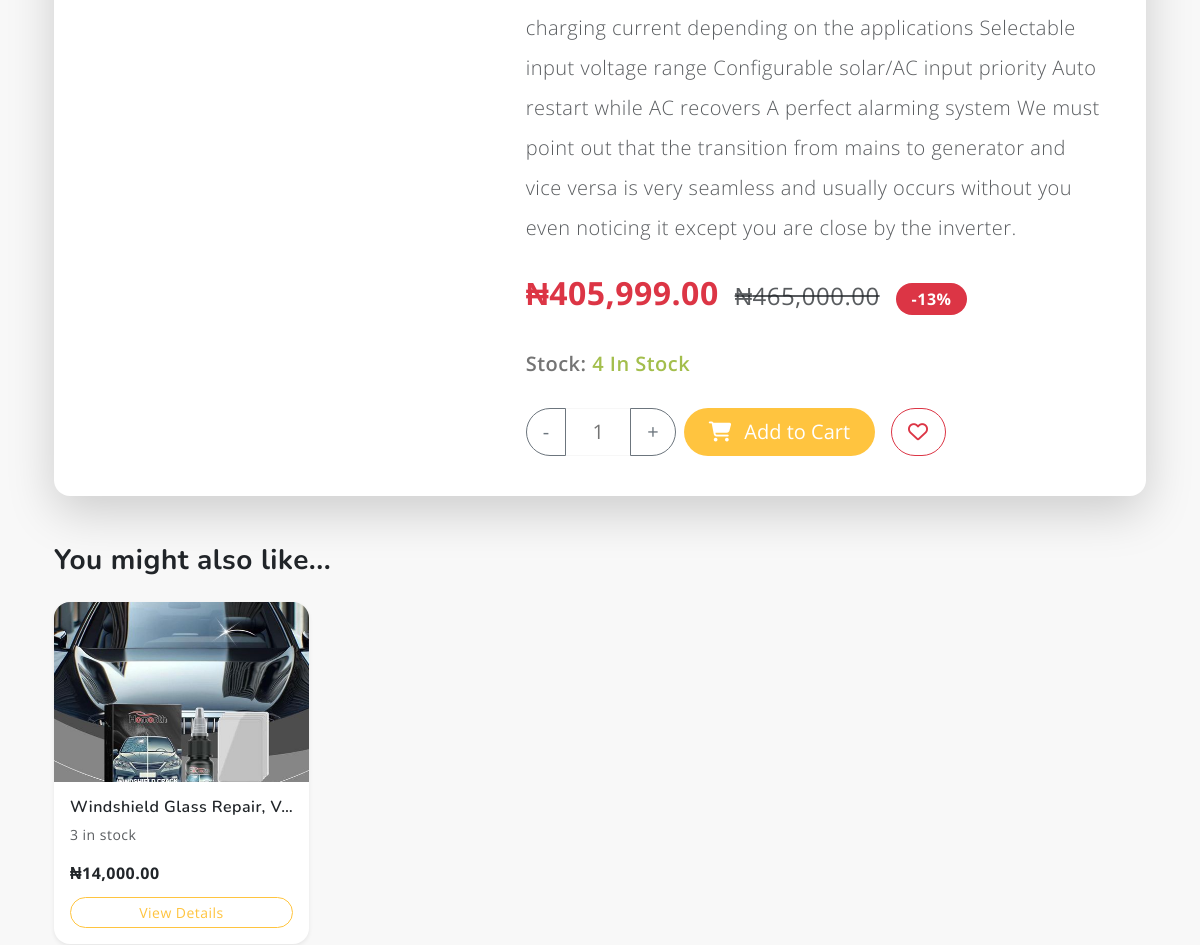
/product/ipowerplus-3kva24v-inverter-black-and-white/ (middle part), run on an earlier commit of the app's database.
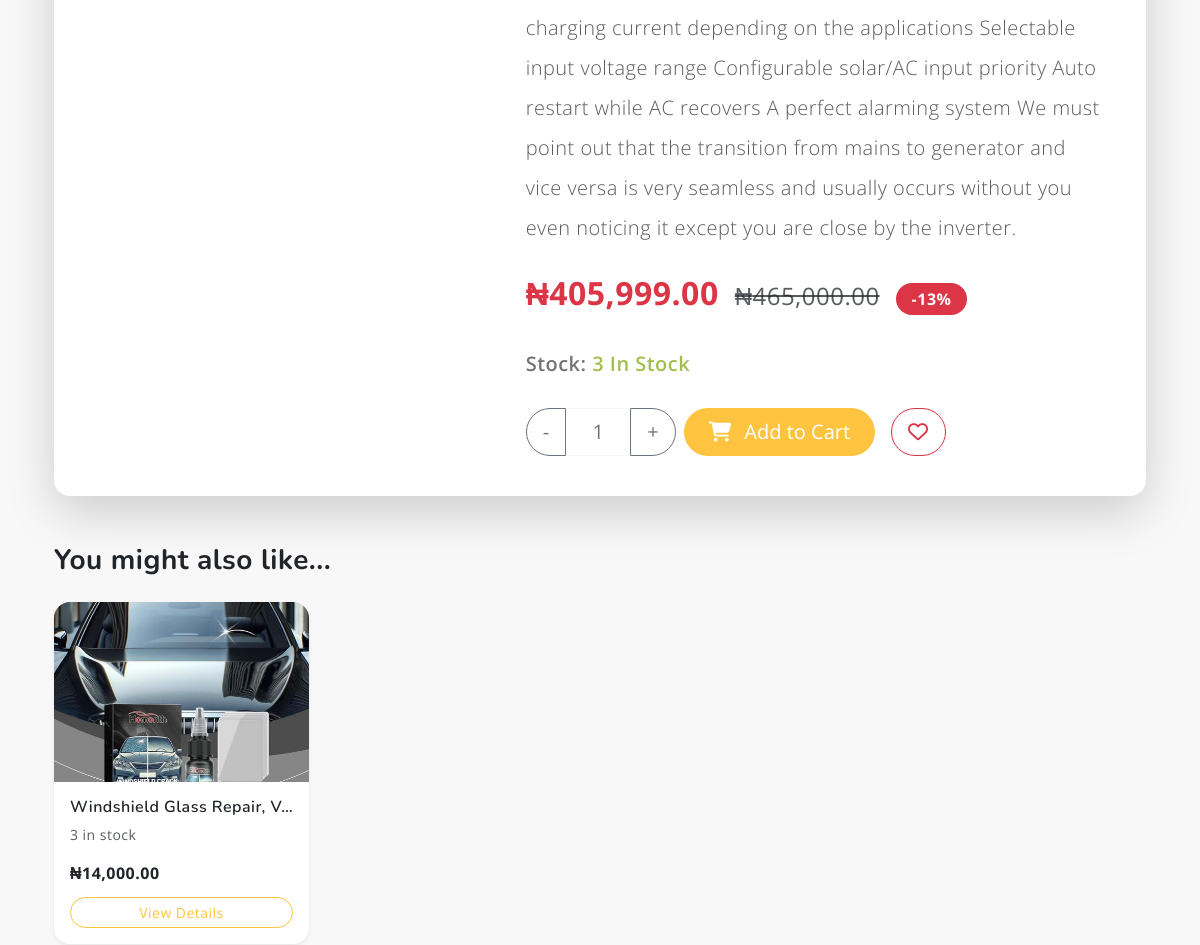
And on a later commit of the database.
### pages/models.py (models this page shows, shortened)
class Product(models.Model):
    name = models.CharField(max_length=200)
    slug = models.SlugField(max_length=200, unique=True, blank=True)
    description = models.TextField()
    price = models.DecimalField(max_digits=10, decimal_places=2)
    discount_price = models.DecimalField(max_digits=10, decimal_places=2, null=True, blank=True)
    image = models.ImageField(upload_to='products/images/')
    stock_quantity = models.IntegerField(default=0)
    is_available = models.BooleanField(default=True)
    created_at = models.DateTimeField(auto_now_add=True)
    updated_at = models.DateTimeField(auto_now=True)
    creator = models.ForeignKey(User, on_delete=models.SET_NULL, null=True, blank=True, related_name='created_products')
    category = models.ForeignKey(
        Category,
        on_delete=models.SET_NULL,
        null=True,
        blank=True,
        related_name='products_in_category'
    )
    brand = models.ForeignKey(Brand, on_delete=models.SET_NULL, null=True, blank=True, related_name='products')
    tags = TaggableManager(blank=True) # For django-taggit
    class Meta:
        ordering = ['-created_at']
    def get_discount_percent(self):
        if self.discount_price and self.price:
            discount = ((self.price - self.discount_price) / self.price) * 100
            return round(discount)
        return 0

### pages/views.py (the view)
# urls.py: path('product/<slug:slug>/', product_detail, name='product_detail'),
def product_detail(request, slug):
    product = get_object_or_404(Product, slug=slug) # No is_available filter here, useful for vendor to see all
    category = product.category
    breadcrumb = []
    current = category
    while current:
        breadcrumb.insert(0, current)
        current = current.parent
    top_level_categories = Category.objects.filter(parent__isnull=True).order_by('name')
    related_products = Product.objects.filter(
        category=product.category, # Same category
        is_available=True # Only show available products
    ).exclude(pk=product.pk).order_by('?')[:4] # Exclude current product, get 4 random
    context = {
        'product': product,
        'breadcrumb': breadcrumb,
        'top_level_categories': top_level_categories, # Pass for base.html
        'products': related_products, # <-- NEW: Pass related products for "You might also like" section
    }
    return render(request, 'product_detail.html', context)

### pages/context_processors.py (called while the page is built)
def categories_for_search(request):
    top_level_categories = Category.objects.filter(parent__isnull=True).prefetch_related('subcategories').order_by('name')
    return {
        'top_level_categories': top_level_categories
    }

### pages/models.py (called while the page is built)
    def get_absolute_url(self):
        return reverse('category_detail', kwargs={'slug': self.slug})

### templates/product_detail.html (shortened to what the changed rows need)
{% extends 'base.html' %}
{% load static %}
{% load humanize %}
{% block content %}
<section class="py-5 bg-light">
    <div class="container">
        <div class="card shadow-lg border-0 rounded-4 p-4">
            <div class="card-body">
                <div class="row g-4">
                    <div class="col-md-6 col-lg-7 d-flex flex-column">
                        <div class="d-flex align-items-baseline mb-4">
                            {% if product.discount_price %}
                                <span class="h2 me-3 fw-bold text-danger">₦{{ product.discount_price|intcomma }}</span>
                                <del class="text-muted fs-4">₦{{ product.price|intcomma }}</del>
                                <span class="ms-3 badge bg-danger rounded-pill px-3 py-2 fs-6">
                                    -{{ product.get_discount_percent }}%
                                </span>
                            {% else %}
                                <span class="h2 fw-bold text-dark">₦{{ product.price|intcomma }}</span>
                            {% endif %}
                        </div>
                        <p class="fs-5 fw-semibold mb-4">
                            Stock:
                            {% if product.stock_quantity > 0 %}
                                <span class="text-success">{{ product.stock_quantity }} In Stock</span>
                            {% else %}
                                <span class="text-danger">Out of Stock</span>
                            {% endif %}
                        </p>
                    </div>
                </div>
            </div>
        </div>
    </div>
</section>
{% endblock %}

What changed in the data, as far as the page shows it:
changed Product (number 1 of 2 on the later page): stock_quantity "4" → "3"
